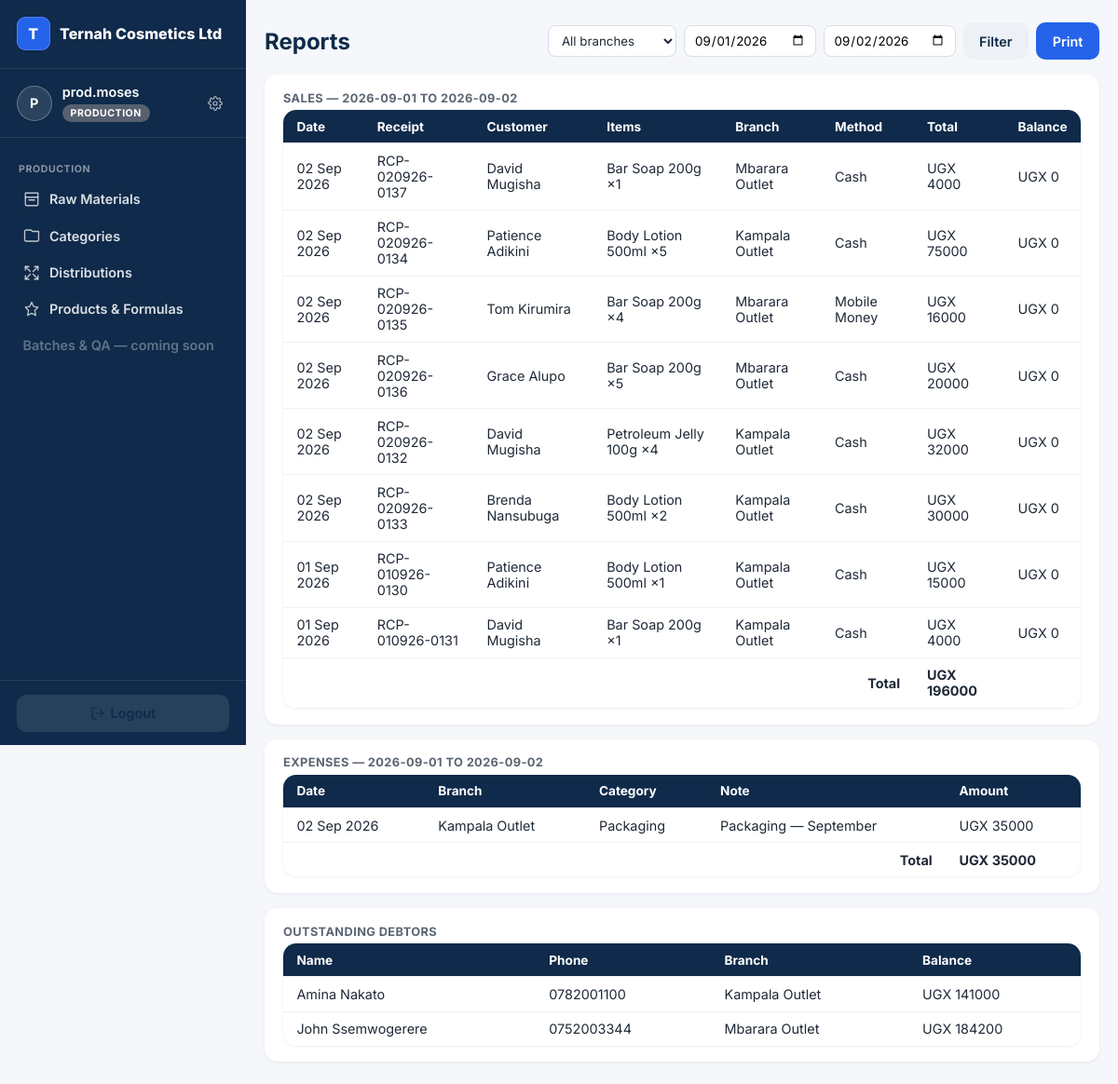
The page /reports/print/ (signed in) on the database as committed earlier.
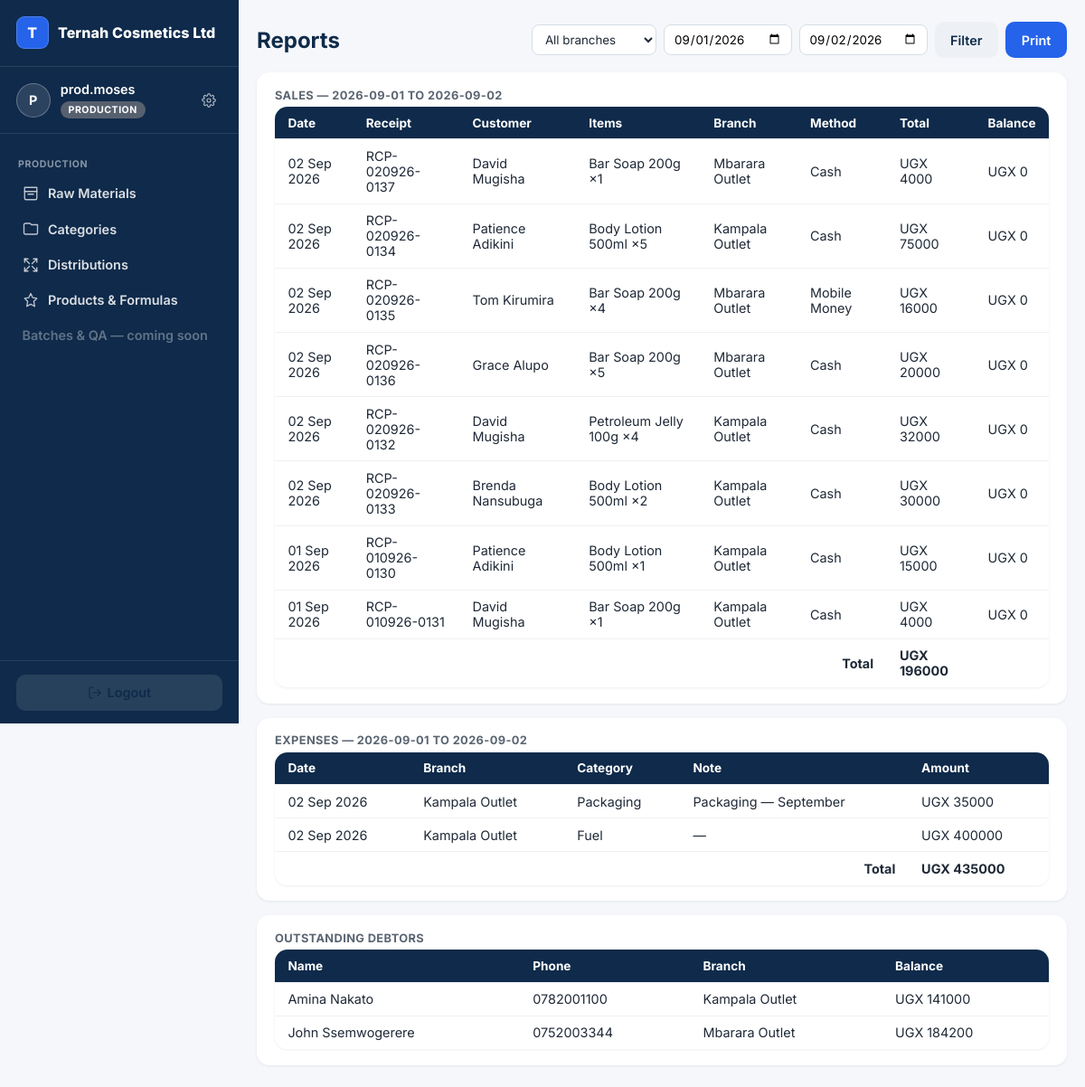
The same page on the database as committed later.
### sales/models.py (models this page shows, shortened)
class Sale(TimeStamped):
    METHODS = [("CASH", "Cash"), ("CARD", "Card"), ("MOBILE_MONEY", "Mobile Money"), ("CREDIT", "Credit")]
    business = models.ForeignKey("platformadmin.Business", on_delete=models.CASCADE)
    location = models.ForeignKey(InventoryLocation, on_delete=models.PROTECT, related_name="sales")
    receipt_number = models.CharField(max_length=40)              # RCP{INITIALS}-DDMMYY-SEQ
    served_by = models.ForeignKey(settings.AUTH_USER_MODEL, null=True, on_delete=models.SET_NULL)
    acted_as = models.CharField(max_length=15, blank=True)        # audit: which view the manager was in
    payment_method = models.CharField(max_length=15, choices=METHODS)
    customer_name = models.CharField(max_length=120, blank=True)  # every sale records who it went to
    customer_phone = models.CharField(max_length=30, blank=True)
    paid_into_momo = models.ForeignKey(MomoAccount, null=True, blank=True, on_delete=models.SET_NULL)
    paid_into_bank = models.ForeignKey(BankAccount, null=True, blank=True, on_delete=models.SET_NULL)
    debtor = models.ForeignKey(Debtor, null=True, blank=True, on_delete=models.SET_NULL, related_name="sales")
    discount_pct = models.DecimalField(max_digits=5, decimal_places=2, default=0)
    tax = models.DecimalField(max_digits=12, decimal_places=2, default=0)
    subtotal = models.DecimalField(max_digits=16, decimal_places=2, default=0)
    total = models.DecimalField(max_digits=16, decimal_places=2, default=0)
    amount_paid = models.DecimalField(max_digits=16, decimal_places=2, default=0)
    balance = models.DecimalField(max_digits=16, decimal_places=2, default=0)

class SaleItem(models.Model):
    sale = models.ForeignKey(Sale, on_delete=models.CASCADE, related_name="items")
    product = models.ForeignKey("production.Product", on_delete=models.PROTECT)
    quantity = models.PositiveIntegerField()
    unit_price = models.DecimalField(max_digits=14, decimal_places=2)
    unit_cost = models.DecimalField(max_digits=14, decimal_places=4, default=0)  # COGS snapshot = production cost
    line_total = models.DecimalField(max_digits=16, decimal_places=2)

class InventoryLocation(TimeStamped):
    TYPE = [("PRODUCTION_STORE", "Finished goods store"), ("OUTLET", "Outlet"), ("REP", "Sales rep")]
    business = models.ForeignKey("platformadmin.Business", on_delete=models.CASCADE)
    branch = models.ForeignKey("core.Branch", on_delete=models.CASCADE, related_name="inventory_locations")
    type = models.CharField(max_length=20, choices=TYPE)
    rep = models.OneToOneField(settings.AUTH_USER_MODEL, null=True, blank=True,
                               on_delete=models.CASCADE, related_name="inventory")

class Expense(TimeStamped):
    business = models.ForeignKey("platformadmin.Business", on_delete=models.CASCADE)
    location = models.ForeignKey(InventoryLocation, on_delete=models.PROTECT, related_name="expenses")
    category = models.CharField(max_length=60)
    amount = models.DecimalField(max_digits=14, decimal_places=2)
    note = models.CharField(max_length=200, blank=True)
    date = models.DateField()
    recorded_by = models.ForeignKey(settings.AUTH_USER_MODEL, null=True, on_delete=models.SET_NULL)

class Debtor(TimeStamped):
    business = models.ForeignKey("platformadmin.Business", on_delete=models.CASCADE)
    location = models.ForeignKey(InventoryLocation, on_delete=models.PROTECT)    # which outlet/rep owns it
    name = models.CharField(max_length=120)
    phone = models.CharField(max_length=30, blank=True)
    def balance(self):
        owed = self.sales.aggregate(s=models.Sum("balance"))["s"] or 0
        return owed

### production/models.py (models this page shows, shortened)
class Product(TimeStamped):
    STATUS = [("DRAFT", "Draft"), ("ACTIVE", "Active"), ("ARCHIVED", "Archived")]
    business = models.ForeignKey("platformadmin.Business", on_delete=models.CASCADE)
    category = models.ForeignKey(Category, on_delete=models.PROTECT, related_name="products")
    name = models.CharField(max_length=120)
    pack_size = models.CharField(max_length=40, blank=True)      # e.g. "30 g"
    sku = models.CharField(max_length=40, blank=True)
    status = models.CharField(max_length=10, choices=STATUS, default="DRAFT")
    retail_price = models.DecimalField(max_digits=14, decimal_places=2, null=True, blank=True)
    wholesale_price = models.DecimalField(max_digits=14, decimal_places=2, null=True, blank=True)
    distribution_price = models.DecimalField(max_digits=14, decimal_places=2, null=True, blank=True)
    custom_price = models.DecimalField(max_digits=14, decimal_places=2, null=True, blank=True)
    PRICE_TIERS = [("RETAIL", "retail_price"), ("WHOLESALE", "wholesale_price"),
                   ("DISTRIBUTION", "distribution_price"), ("CUSTOM", "custom_price")]

### core/models.py (models this page shows, shortened)
class TimeStamped(models.Model):
    created_at = models.DateTimeField(auto_now_add=True)
    updated_at = models.DateTimeField(auto_now=True)
    class Meta:
        abstract = True

class Branch(TimeStamped):
    KIND = [("FACTORY", "Factory / Production site"), ("OUTLET", "Outlet / Shop")]
    business = models.ForeignKey("platformadmin.Business", on_delete=models.CASCADE, related_name="branches")
    name = models.CharField(max_length=120)
    kind = models.CharField(max_length=10, choices=KIND, default="OUTLET")
    address = models.CharField(max_length=255, blank=True)
    is_active = models.BooleanField(default=True)
    class Meta:
        verbose_name_plural = "branches"
        unique_together = [("business", "name")]

### reports/views.py (the view)
# urls.py: path("print/", views.print_reports, name="print_reports"),
@login_required
def print_reports(request):
    biz, today = _biz(request), timezone.localdate()
    start = request.GET.get("start") or today.replace(day=1).isoformat()
    end = request.GET.get("end") or today.isoformat()
    sales = _branch_filter(request, Sale.objects.filter(
        business=biz, created_at__date__gte=start, created_at__date__lte=end
    ).select_related("location__branch").prefetch_related("items__product")).order_by("-created_at")
    expenses = _branch_filter(request, Expense.objects.filter(
        business=biz, date__gte=start, date__lte=end
    ).select_related("location__branch")).order_by("-date")
    debtors = _branch_filter(request, Debtor.objects.filter(business=biz).select_related("location__branch"))
    debtors = [d for d in debtors if d.balance() > 0]
    return render(request, "reports/print_reports.html", {
        "branches": biz.branches.all(), "sales": sales, "expenses": expenses, "debtors": debtors,
        "start": start, "end": end,
        "sales_total": sales.aggregate(s=Sum("total"))["s"] or 0,
        "expenses_total": expenses.aggregate(s=Sum("amount"))["s"] or 0,
    })

### accounts/context_processors.py (called while the page is built)
def active_view(request):
    user = getattr(request, "user", None)
    return {
        "active_view": getattr(request, "active_view", None),
        "switchable_views": user.switchable_views() if user and user.is_authenticated else [],
    }

### accounts/models.py (called while the page is built, shortened)
    def switchable_views(self):
        if self.role != "MANAGER":
            return []

### reports/views.py (called while the page is built)
def _biz(request):
    return request.user.business

def _branch_filter(request, qs, path="location__branch"):
    if request.user.role == "MANAGER":
        return qs.filter(**{f"{path}_id": request.user.branch_id})
    branch_id = request.GET.get("branch")
    return qs.filter(**{f"{path}_id": branch_id}) if branch_id else qs

### templates/reports/print_reports.html (shortened to what this page needs)
{% extends "base.html" %}
{% block content %}
<div class="page-head no-print">
  <h2>Reports</h2>
  <form method="get" style="display:flex;flex-wrap:wrap;gap:.5rem;align-items:center">
    <select name="branch" class="switcher" style="background:#fff;border:1px solid #D7DEE6;color:var(--text)">
      <option value="">All branches</option>
    </select>
    <input type="date" name="start" value="{{ start }}" style="padding:.45rem .6rem;border:1px solid #D7DEE6;border-radius:8px;font-family:inherit">
    <input type="date" name="end" value="{{ end }}" style="padding:.45rem .6rem;border:1px solid #D7DEE6;border-radius:8px;font-family:inherit">
    <button class="btn ghost" style="background:#EDF1F5;color:var(--ternah-navy)" type="submit">Filter</button>
    <button class="btn" type="button" onclick="window.print()">Print</button>
  </form>
</div>
<div class="card" style="margin-bottom:1rem">
  <h3>Sales — {{ start }} to {{ end }}</h3>
  <div class="table-scroll">
  <table class="list">
    <tr><th>Date</th><th>Receipt</th><th>Customer</th><th>Items</th><th>Branch</th><th>Method</th><th>Total</th><th>Balance</th></tr>
    {% for s in sales %}
    <tr>
      <td>{{ s.created_at|date:"d M Y" }}</td>
      <td>{{ s.receipt_number }}</td>
      <td>{{ s.customer_name|default:"—" }}</td>
      <td>{% for line in s.items.all %}{{ line.product.name }} &times;{{ line.quantity }}{% if not forloop.last %}, {% endif %}{% endfor %}</td>
      <td>{{ s.location.branch.name }}</td>
      <td>{{ s.get_payment_method_display }}</td>
      <td>UGX {{ s.total|floatformat:0 }}</td>
      <td>UGX {{ s.balance|floatformat:0 }}</td>
    </tr>
    {% empty %}<tr><td colspan="8" style="color:var(--muted)">No sales in this period.</td></tr>{% endfor %}
    <tr><td colspan="6" style="text-align:right;font-weight:700">Total</td><td style="font-weight:700">UGX {{ sales_total|floatformat:0 }}</td><td></td></tr>
  </table>
  </div>
</div>
<div class="card" style="margin-bottom:1rem">
  <h3>Expenses — {{ start }} to {{ end }}</h3>
  <div class="table-scroll">
  <table class="list">
    <tr><th>Date</th><th>Branch</th><th>Category</th><th>Note</th><th>Amount</th></tr>
    {% for e in expenses %}
    <tr>
      <td>{{ e.date|date:"d M Y" }}</td>
      <td>{{ e.location.branch.name }}</td>
      <td>{{ e.category }}</td>
      <td>{{ e.note|default:"—" }}</td>
      <td>UGX {{ e.amount|floatformat:0 }}</td>
    </tr>
    {% empty %}<tr><td colspan="5" style="color:var(--muted)">No expenses in this period.</td></tr>{% endfor %}
    <tr><td colspan="4" style="text-align:right;font-weight:700">Total</td><td style="font-weight:700">UGX {{ expenses_total|floatformat:0 }}</td></tr>
  </table>
  </div>
</div>
<div class="card">
  <h3>Outstanding Debtors</h3>
  <div class="table-scroll">
  <table class="list">
    <tr><th>Name</th><th>Phone</th><th>Branch</th><th>Balance</th></tr>
    {% for d in debtors %}
    <tr>
      <td>{{ d.name }}</td>
      <td>{{ d.phone|default:"—" }}</td>
      <td>{{ d.location.branch.name }}</td>
      <td>UGX {{ d.balance|floatformat:0 }}</td>
    </tr>
    {% empty %}<tr><td colspan="4" style="color:var(--muted)">No outstanding debtors.</td></tr>{% endfor %}
  </table>
  </div>
</div>
{% endblock %}

Rows that differ between the two databases and show on the page:
added Expense: date "02 Sep 2026", location.branch.name "Kampala Outlet", category "Fuel", note "—", amount "400000"
Other text that changed with them:
{{ expenses_total|floatformat:0 }}: "35000" → "435000"
